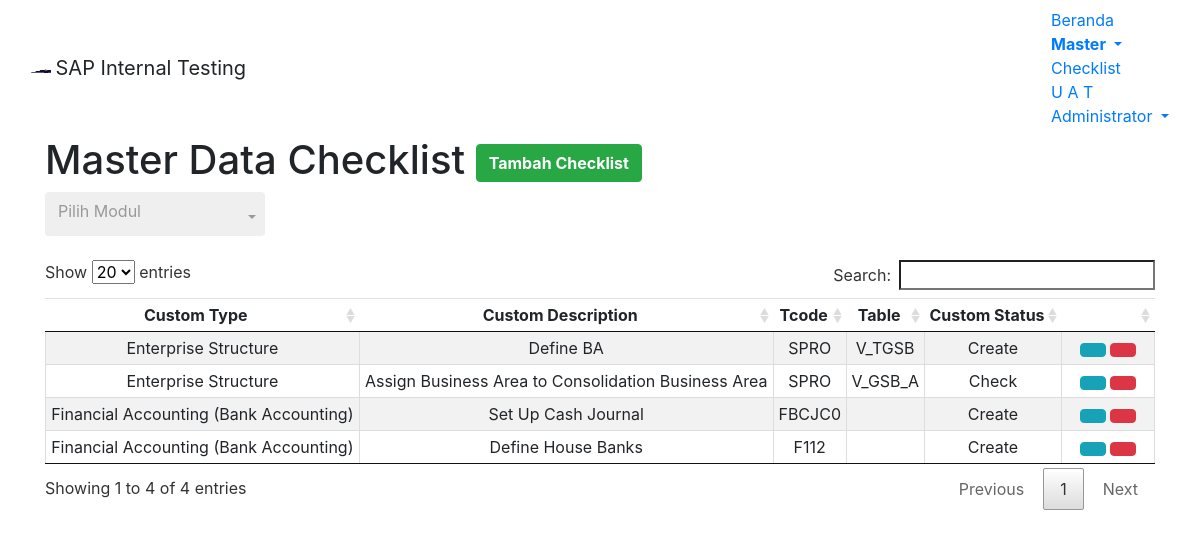
The page /module/home/m-check.php (signed in) on the database its author committed.
### tables this page shows
CREATE TABLE `m_check` (
  `c_id` int(11) NOT NULL,
  `ctype` varchar(255) DEFAULT NULL,
  `ctypedesc` varchar(255) NOT NULL,
  `ctcode` varchar(255) NOT NULL,
  `ctable` varchar(255) NOT NULL,
  `cstat` varchar(255) NOT NULL,
  `cmodul` varchar(255) DEFAULT NULL
);

### module/home/m-check.php (the view, shortened to what this page needs)
<!DOCTYPE html>
<?php
	$root = "../../";
?>
 <html lang="en-US">
<head>
<link href="<?php echo $root; ?>assets/css/bootstrap.min.css" rel="stylesheet">
<link href="<?php echo $root; ?>assets/datatables/media/css/jquery.dataTables.min.css" rel="stylesheet">
<link href="<?php echo $root; ?>assets/bs-select/css/bootstrap-select.min.css" rel="stylesheet">
<link href="<?php echo $root; ?>assets/bs-select/css/bootstrap-select.min.css" rel="stylesheet">
<body>
	<nav class="navbar navbar-default">
	  <div class="container-fluid">
		<div class="navbar-header">
		  <img alt="Samator" class="navbar-text" src="<?php echo $root; ?>assets/images/s-logo.png" width="20" height="20">
		  <a class="navbar-brand">SAP Internal Testing</a>
		</div>
		<ul class="nav navbar-nav navbar-right">
			<li><a href="<?php echo $root; ?>module/home/home.php">Beranda</a></li>
			<li class="dropdown active">
				<a class="dropdown-toggle" data-toggle="dropdown" href="#"><b>Master
				<span class="caret"></span></b></a>
			</li>
			<li><a href="<?php echo $root; ?>module/home/checklist.php">Checklist</a></li>
			<li><a href="<?php echo $root; ?>module/home/uat.php">U A T</a></li>
			<li class="dropdown">
				<a class="dropdown-toggle" data-toggle="dropdown" href="#"><span class="glyphicon glyphicon-user" aria-hidden="true"></span>
				<?php echo $_SESSION["longname"]; ?>
				<span class="caret"></span></a>
			</li>
		</ul>
	  </div>
	</nav>
	<div class="container container-fluid">
		<h1>Master Data Checklist
			<button type="button" class="btn btn-success pull-right" data-toggle="modal" data-target="#modalAddCheck"><span class="glyphicon glyphicon-plus"></span> <b>Tambah Checklist</b></button>
		</h1>
	</div>
	<div class="container container-fluid">
	</div><br>
	<div class="container container-fluid">
		<table id="tableMCheck" class="table table-hover text-center table-striped compact cell-border">
			<thead>
				<tr>
					<td><b>Custom Type</b></td>
					<td><b>Custom Description</b></td>
					<td><b>Tcode</b></td>
					<td><b>Table</b></td>
					<td><b>Custom Status</b></td>
					<?php if ($_SESSION['modul']=="ABAP" || $_SESSION['modul']=="BASIS") { ?>
					<td class="col-md-1"></td>
					<?php } else {} ?>
				</tr>
			</thead>
			<tbody data-link="row">
			<?php
				$con = mysqli_connect("localhost","root","","saptest");
				if ($_SESSION['modul']=="ABAP" || $_SESSION['modul']=="BASIS")
				{
					$query = "SELECT * FROM m_check";
				}
				else
				{
					$query = "SELECT * FROM m_check WHERE cmodul='$_SESSION[modul]'";
				}
				$result = mysqli_query($con,$query);
				while($row = mysqli_fetch_array($result,MYSQLI_ASSOC))
				{
					echo "<tr>";
						echo "<td style:'border=1px solid black'>".$row['ctype']."</td>";
						echo "<td style:'border=1px solid black'>".$row['ctypedesc']."</td>";
						echo "<td style:'border=1px solid black'>".$row['ctcode']."</td>";
						echo "<td style:'border=1px solid black'>".$row['ctable']."</td>";
						echo "<td style:'border=1px solid black'>".$row['cstat']."</td>";
					if ($_SESSION['modul']=="ABAP" || $_SESSION['modul']=="BASIS")
						{
			?>
							<td><a type='button' class='btn btn-info btn-xs' data-toggle='modal' href="#modalEditCheck<?php echo $row['c_id']; ?>"><span class='glyphicon glyphicon-pencil'></span></a>
							<a type='button' class='btn btn-danger btn-xs' data-toggle='modal' href="#modalDelCheck<?php echo $row['c_id']; ?>"><span class='glyphicon glyphicon-trash'></span></a></td>
			<?php
						}
						else
						{
						}
					echo "</tr>";
				}
			?>
			</tbody>
		</table>
	</div>
</body>

### rows shown on the page
m_check: ctype "Enterprise Structure", ctypedesc "Define BA", ctcode "SPRO", ctable "V_TGSB", cstat "Create"
m_check: ctype "Enterprise Structure", ctypedesc "Assign Business Area to Consolidation Business Area", ctcode "SPRO", ctable "V_GSB_A", cstat "Check"
m_check: ctype "Financial Accounting (Bank Accounting)", ctypedesc "Set Up Cash Journal", ctcode "FBCJC0", cstat "Create"
m_check: ctype "Financial Accounting (Bank Accounting)", ctypedesc "Define House Banks", ctcode "F112", cstat "Create"

### other values the page prints
$_SESSION["longname"] "Administrator"
